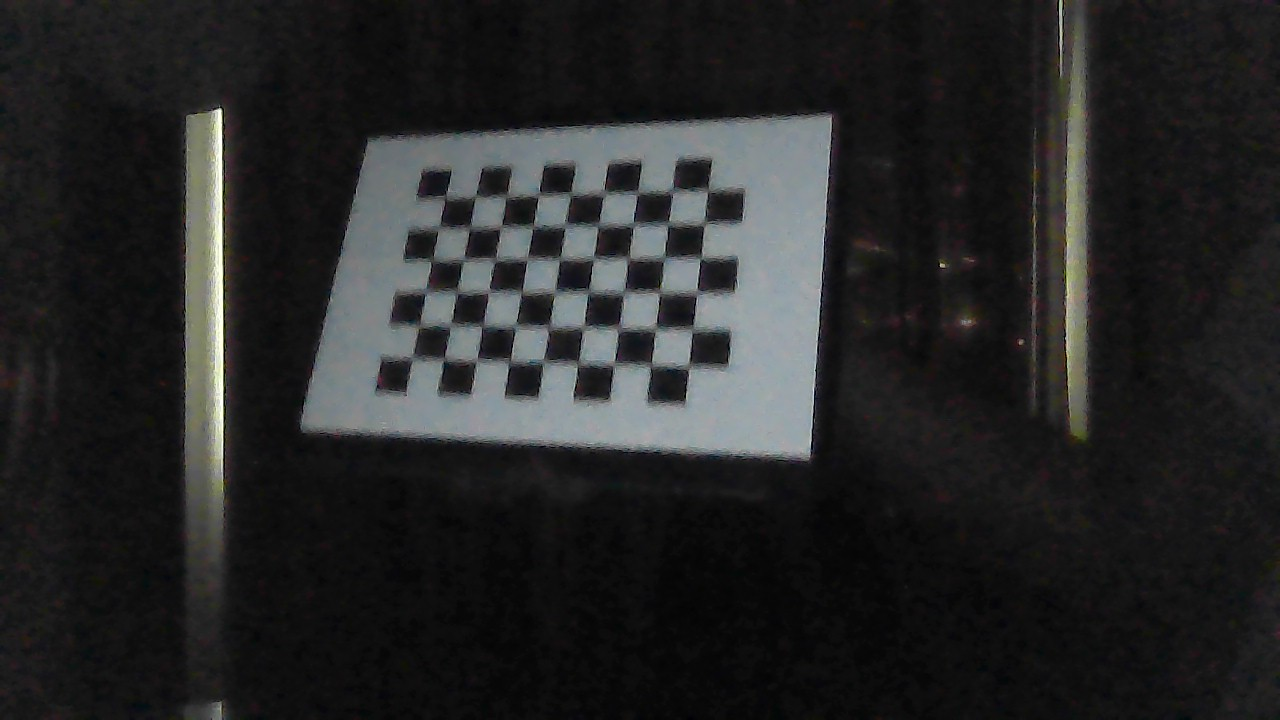
#> input picture calibration_images/WIN_20250706_17_24_59_Pro.jpg, 1280 x 720 px, given in place of marker0.jpg, which was not available
$ python Robotmove.py
#> lines starting #> are read from the running program, lines starting #| are printed output that depends on the picture; pictures that were not available may be replaced by others from this repository, and a replacement may not be noted
### src/visualize_lib.py
import numpy as np
import matplotlib.pyplot as plt
from scipy.spatial.transform import Rotation
from mpl_toolkits.mplot3d import Axes3D
import math
import transform_lib as transform

def set_axes_equal(ax):
    """Set equal scaling for all 3D axes (so X, Y, Z units appear equal)."""
    limits = np.array([ax.get_xlim(), ax.get_ylim(), ax.get_zlim()])
    centers = np.mean(limits, axis=1)
    max_range = np.max(limits[:, 1] - limits[:, 0])
    half_range = max_range / 2

    for i, axis in enumerate([ax.set_xlim, ax.set_ylim, ax.set_zlim]):
        axis([centers[i] - half_range, centers[i] + half_range])


# [12 lines left out: function plot_frame, not called in this run]


def plot_frame(ax, x, y, z, roll, pitch, yaw, length=1.0, degrees=True, label='F'):
    """Plot one local coordinate frame on given axes."""
    origin = np.array([x, y, z])
    R = transform.euler_to_rotation_matrix2(roll, pitch, yaw, degrees)

    colors = ['r', 'g', 'b']
    axes_labels = ['X', 'Y', 'Z']

    for i in range(3):
        direction = R[:, i] * length
        ax.quiver(*origin, *direction, color=colors[i], arrow_length_ratio=0.1)
        ax.text(*(origin + direction * 1.1), f'{label}_{axes_labels[i]}', color=colors[i])


def plot_multiple_frames(frames, length=1.0, degrees=True):
    """
    Plot multiple coordinate frames in a single 3D plot.

    Parameters:
        frames: List of dicts with keys:
            - x, y, z
            - roll, pitch, yaw
            - label (optional)
        length: Arrow length for each axis
        degrees: Set True if angles are in degrees
    """
    fig = plt.figure()
    ax = fig.add_subplot(111, projection='3d')

    for frame in frames:
        plot_frame(
            ax,
            x=frame['x'],
            y=frame['y'],
            z=frame['z'],
            roll=frame['roll'],
            pitch=frame['pitch'],
            yaw=frame['yaw'],
            length=length,
            degrees=degrees,
            label=frame.get('label', '')
        )

    # Auto scale and fix aspect ratio
    all_positions = np.array([[f['x'], f['y'], f['z']] for f in frames])
    min_vals = np.min(all_positions, axis=0) - length * 1.5
    max_vals = np.max(all_positions, axis=0) + length * 1.5
    ax.set_xlim([min_vals[0], max_vals[0]])
    ax.set_ylim([min_vals[1], max_vals[1]])
    ax.set_zlim([min_vals[2], max_vals[2]])

    ax.set_xlabel('X')
    ax.set_ylabel('Y')
    ax.set_zlabel('Z')
    ax.set_title('Multiple Local Coordinate Frames')
    ax.grid(True)

    set_axes_equal(ax)
    plt.show()

### src/transform_lib.py
import numpy as np
import matplotlib.pyplot as plt
from scipy.spatial.transform import Rotation
from mpl_toolkits.mplot3d import Axes3D
import math

def rotation_matrix_to_euler2(mat, degrees):
    r = Rotation.from_matrix(mat)
    euler_angles = r.as_euler('xyz', degrees=degrees)
    return euler_angles

def euler_to_rotation_matrix2(roll, pitch, yaw, degrees = True):
    r = Rotation.from_euler('xyz', [roll, pitch, yaw], degrees=degrees)
    rotation_matrix = r.as_matrix()
    return rotation_matrix


# [5 lines left out: function camera_2d_rot, not called in this run]


def getTransformation(pose):
    return pose[0], pose[1], pose[2], pose[3], pose[4], pose[5]

def getHomogenousTransformationMatrix(pose):
    x,y,z,rx,ry,rz = getTransformation(pose)
    r = euler_to_rotation_matrix2(rx,ry,rz)
    t = np.array([x, y, z])  # Translation

    transformation = np.vstack([
    np.hstack([r, t.reshape(3, 1)]),
    [0, 0, 0, 1]
    ])
    return transformation

def getCoordinatesFromMatrix(matrix, degrees):
    r = matrix[:3, :3]
    t = matrix[:3, 3]
    rx, ry, rz = rotation_matrix_to_euler2(r, degrees=degrees)
    return ( t[0], t[1], t[2], rx, ry, rz)


### src/Robotmove.py
import cv2
import ec_robot
import numpy as np
import matplotlib.pyplot as plt
from scipy.spatial.transform import Rotation
#from cameras.realsense import Realsense
from mpl_toolkits.mplot3d import Axes3D
import math
import transform_lib as transform
import visualize_lib as visualize


class Robotmove():

    arm_to_robot_z = 10 #in degrees
    camera_to_arm_rotation = 0 #in degrees

    robotToArmMatrix = transform.getHomogenousTransformationMatrix([0,0,0,0,0,-30])


    def __init__(self):
        self.robot = None #ec_robot.ECRobot("ec_robot")
        self.realsense = None #Realsense("RealsenseCamera")


    def moveRobot(self,pose):
        self.robot.set_pose(pose)

    def printPose(self):
        print(self.robot.read_current_pose)


    #input is [x,y,z,rx,ry,rz]
    def robotToArm(self,pose):
        return transform.getHomogenousTransformationMatrix(pose) @ self.robotToArmMatrix # should be left multiply inverse but is the same result


    # [61 lines left out: function moveCameraAruco, not called in this run]


    def undistortImage(self,img):
        fs_read = cv2.FileStorage('camera_params\\camera_calib.yaml', cv2.FILE_STORAGE_READ)
        camera_matrix = fs_read.getNode('camera_matrix').mat()
#> camera_matrix = [[928.7, 0, 644.1], [0, 931.5, 351.6], [0, 0, 1]]
        dist_coeff = fs_read.getNode('dist_coeff').mat()
#> dist_coeff = [[-0.0689, 0.359, -0.00176, 0.000423, -0.519]]
        new_camera_matrix = fs_read.getNode('new_camera_matrix').mat()
#> new_camera_matrix = [[880.8, 0, 648.3], [0, 884.7, 347.7], [0, 0, 1]]
        fs_read.release()

        undistorted = cv2.undistort(img, camera_matrix, dist_coeff, None, new_camera_matrix)
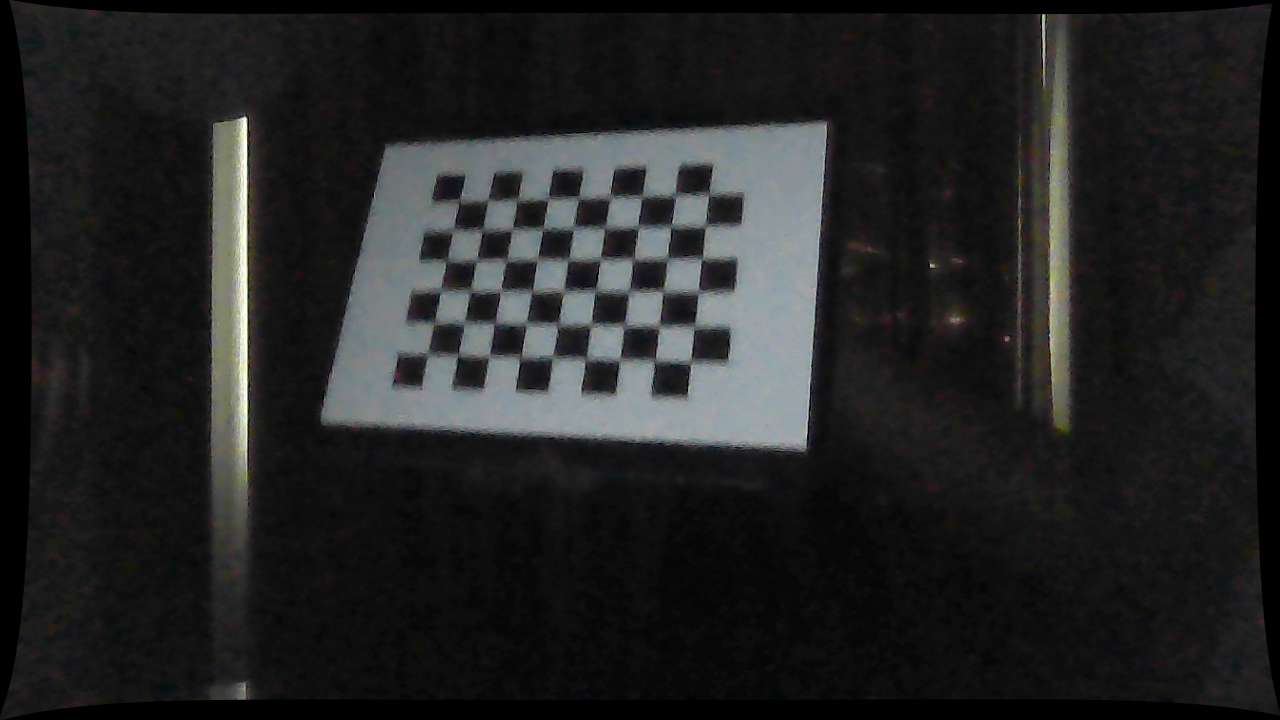
#> undistorted: shape (720, 1280, 3); mean B, G, R 35.8, 35.8, 35.2
#> img is the input picture: shape (720, 1280, 3); mean B, G, R 39.1, 39.1, 38.4
        return undistorted


robotmove = Robotmove()
robotmove.undistortImage(cv2.imread('aruco_markers\\marker0.jpg'))


T2 = transform.getHomogenousTransformationMatrix([0,0,0,0,0,30]) # arm in robot perspective
T2coordinates = transform.getCoordinatesFromMatrix(T2, degrees=True)

T3 = transform.getHomogenousTransformationMatrix([0,5,1,0,-45,0])
T3coordinates = transform.getCoordinatesFromMatrix(T3, degrees=True)


T2inverse = transform.getHomogenousTransformationMatrix([0,0,0,0,0,-30]) # robot in arm perspective

T2system = T3@T2inverse

also = T2system@T2

alsoc = transform.getCoordinatesFromMatrix(also, degrees=True)

frames = [
    {'x': 0, 'y': 0, 'z': 0, 'roll': 0, 'pitch': 0, 'yaw': 0, 'label': 'robot frame'},

    {'x': T2coordinates[0], 'y': T2coordinates[1], 'z': T2coordinates[2], 'roll': T2coordinates[3],
     'pitch': T2coordinates[4], 'yaw': T2coordinates[5], 'label': 'arm frame'},


    {'x': T3coordinates[0], 'y': T3coordinates[1], 'z': T3coordinates[2], 'roll': T3coordinates[3],
     'pitch': T3coordinates[4], 'yaw': T3coordinates[5], 'label': 'end affector'},


    {'x': alsoc[0], 'y': alsoc[1], 'z': alsoc[2], 'roll': alsoc[3],
     'pitch': alsoc[4], 'yaw': alsoc[5], 'label': 'also end'},
]


visualize.plot_multiple_frames(frames, length=0.5, degrees=True)
#> in plot_multiple_frames, `plt.show()`:
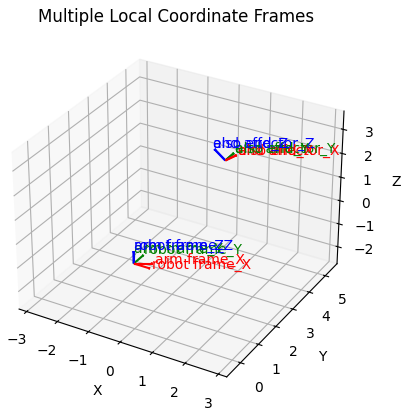
#> figure drawn by matplotlib, 1 panel

$ run again, on calibration_images/WIN_20250706_17_25_04_Pro.jpg
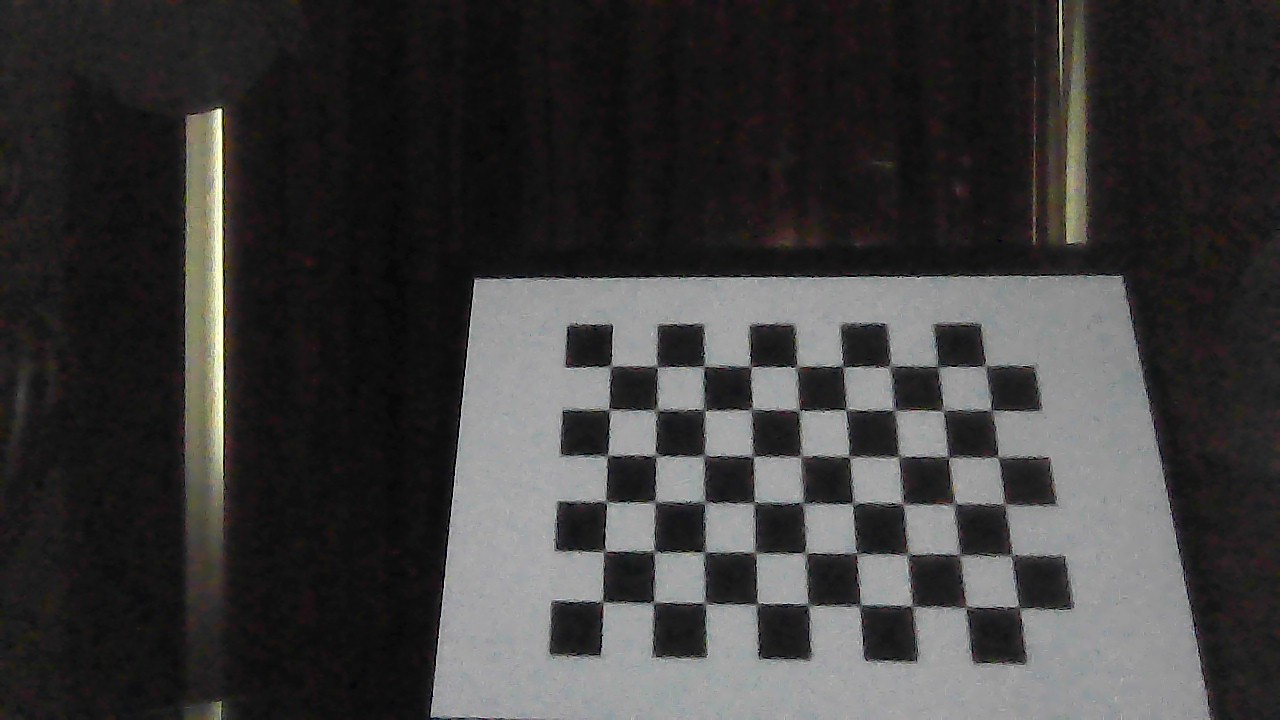
#> input picture calibration_images/WIN_20250706_17_25_04_Pro.jpg, 1280 x 720 px, given in place of marker0.jpg, which was not available
#> camera_matrix = [[928.7, 0, 644.1], [0, 931.5, 351.6], [0, 0, 1]]
#> dist_coeff = [[-0.0689, 0.359, -0.00176, 0.000423, -0.519]]
#> new_camera_matrix = [[880.8, 0, 648.3], [0, 884.7, 347.7], [0, 0, 1]]
#> in undistortImage, `undistorted = cv2.undistort(img, camera_matrix, dist_coeff, None, new_..`:
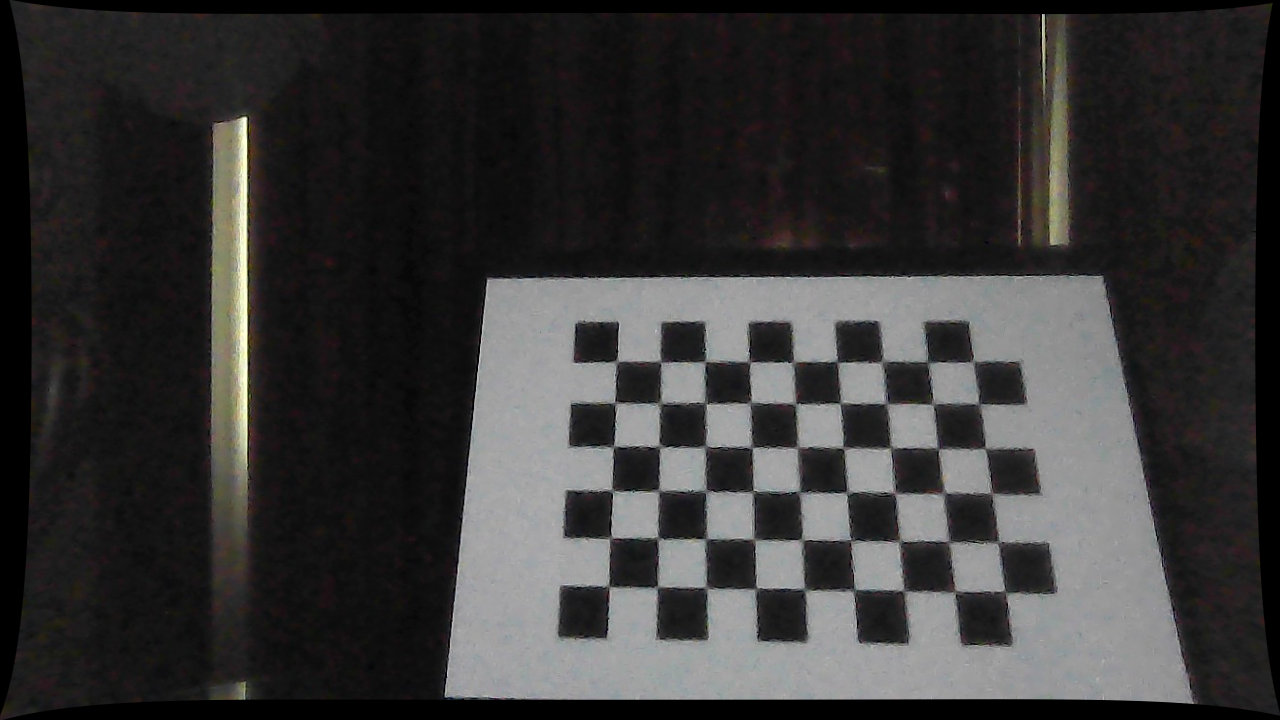
#> undistorted: shape (720, 1280, 3); mean B, G, R 54.5, 54.8, 55.7
#> in undistortImage, img is the input picture: shape (720, 1280, 3); mean B, G, R 59.5, 59.8, 60.8

$ run again, on calibration_images/WIN_20250706_17_25_05_Pro.jpg
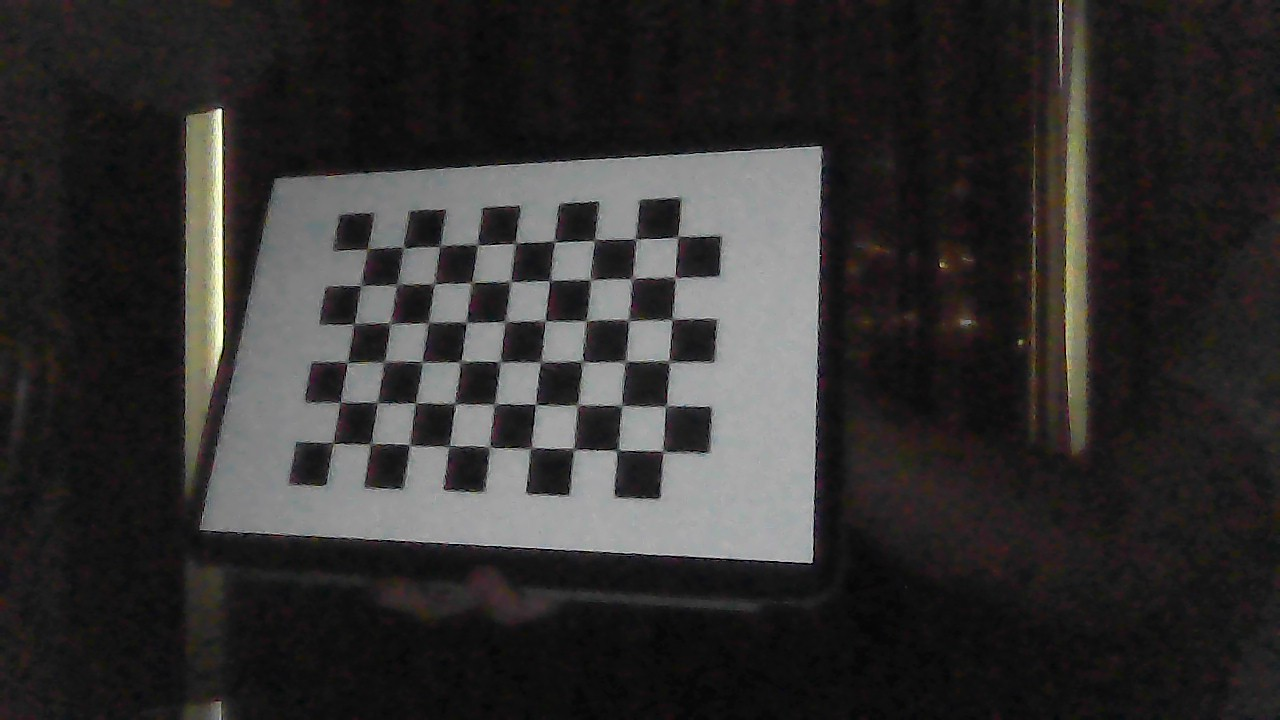
#> input picture calibration_images/WIN_20250706_17_25_05_Pro.jpg, 1280 x 720 px, given in place of marker0.jpg, which was not available
#> camera_matrix = [[928.7, 0, 644.1], [0, 931.5, 351.6], [0, 0, 1]]
#> dist_coeff = [[-0.0689, 0.359, -0.00176, 0.000423, -0.519]]
#> new_camera_matrix = [[880.8, 0, 648.3], [0, 884.7, 347.7], [0, 0, 1]]
#> in undistortImage, `undistorted = cv2.undistort(img, camera_matrix, dist_coeff, None, new_..`:
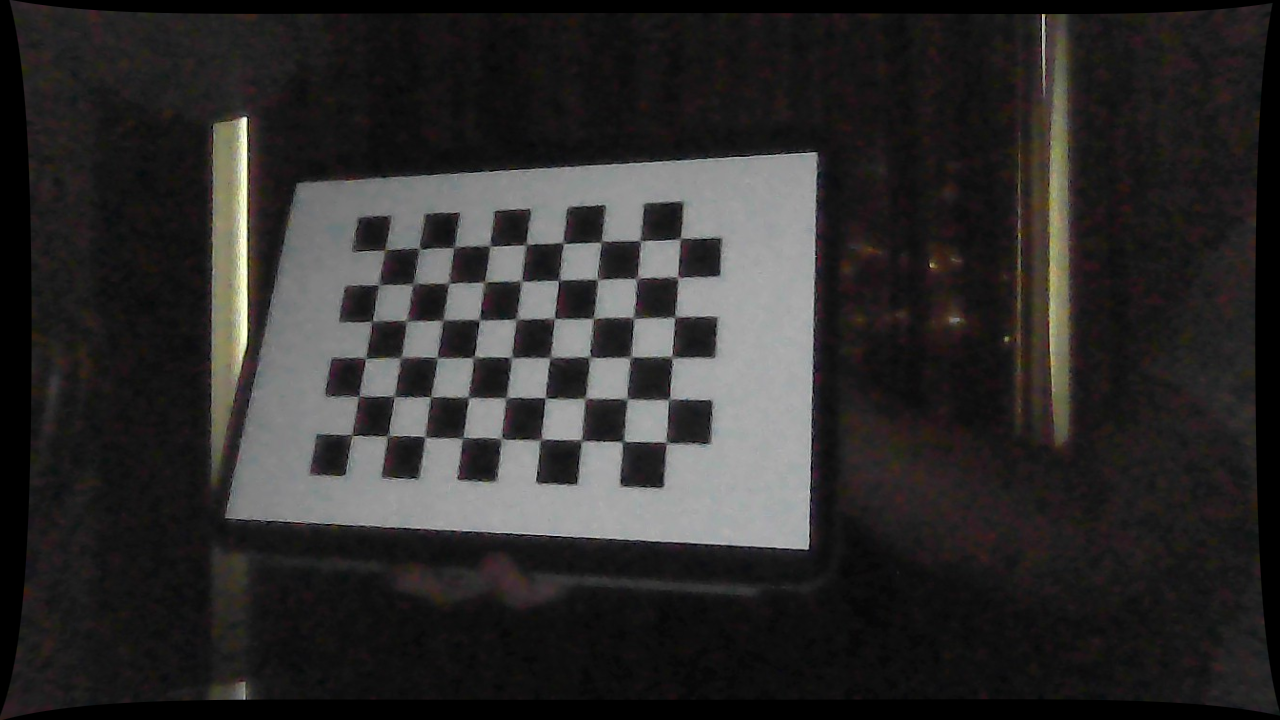
#> undistorted: shape (720, 1280, 3); mean B, G, R 43.8, 44.5, 46
#> in undistortImage, img is the input picture: shape (720, 1280, 3); mean B, G, R 47.8, 48.6, 50.2
